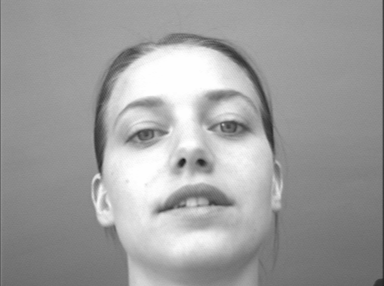
#> input picture face-database/BioID_0086.pgm, 384 x 286 px, given in place of BioID_0000.pgm, which was not available
$ python preliminary_detections.py
#> lines starting #> are read from the running program, lines starting #| are printed output that depends on the picture; after the words box and inside, x2 and y2 are one past the last pixel; in counts of white or black regions, pixels touching at a corner belong together; pictures that were not available may be replaced by others from this repository, and a replacement may not be noted
import cv2
import numpy as np
import matplotlib.pyplot as plt

# Load the Haar cascade classifier
face_classifier = cv2.CascadeClassifier(
   cv2.data.haarcascades + "haarcascade_frontalface_default.xml"
)

# Lists to store full images with bounding boxes and cropped faces
images_with_boxes = []
faces_detected = []

# Process the first 20 images
for i in range(20):
   image_path = f'face-database/BioID_{i:04}.pgm'
   image = cv2.imread(image_path, cv2.IMREAD_GRAYSCALE)
#> image is the input picture: shape (286, 384); min 28, max 254, mean 158.4

   # Check if the image was loaded successfully
   if image is None:
       print(f"Warning: Could not load image at {image_path}")
       continue

   # Detect faces
   faces = face_classifier.detectMultiScale(
       image, scaleFactor=1.1, minNeighbors=5, minSize=(40, 40)
   )
#> faces = [[78, 39, 221, 221]]

   # Draw bounding boxes on a copy of the image
   image_with_boxes = image.copy()
   for (x, y, w, h) in faces:
       cv2.rectangle(image_with_boxes, (x, y), (x + w, y + h), (255, 0, 0), 2)
       face = image[y:y+h, x:x+w]  # Extract the face region
       resized_face = cv2.resize(face, (100, 100))  # Resize for montage
       faces_detected.append(resized_face)
#> this loop made 1 pass
#> pass 1, `face = image[y:y+h, x:x+w]`:
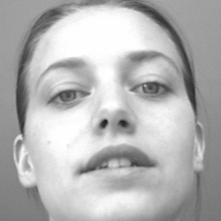
#> face: shape (221, 221); min 28, max 254, mean 180.1
#> pass 1, `resized_face = cv2.resize(face, (100, 100))`:
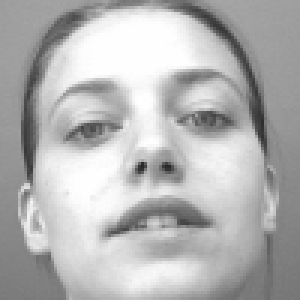
#> resized_face: shape (100, 100) (shown 3 times larger); min 40, max 254, mean 180
#> after the loop:
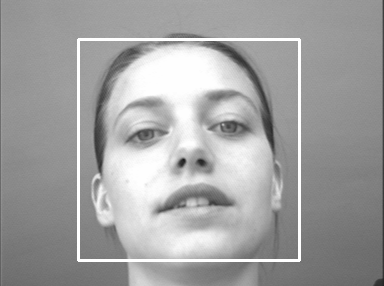
#> image_with_boxes: shape (286, 384); 2.41% of pixels changed, all inside (x1, y1, x2, y2) = (77, 38, 301, 262)
#> after the loop, faces_detected = 1 item

   if len(faces) > 0:
       images_with_boxes.append(cv2.resize(image_with_boxes, (200, 200)))  # Resize for montage

# Create montages
def create_montage(images, tile_size, grid_cols, title):
#> called with tile_size = (200, 200), grid_cols = 5, title = 'Images with Bounding Boxes'
   num_images = len(images)
   grid_rows = (num_images + grid_cols - 1) // grid_cols  # Calculate rows
   montage_height = grid_rows * tile_size[1]
   montage_width = grid_cols * tile_size[0]
   montage = np.zeros((montage_height, montage_width), dtype=np.uint8)

   for idx, img in enumerate(images):
       row, col = divmod(idx, grid_cols)
       y_start, x_start = row * tile_size[1], col * tile_size[0]
       montage[y_start:y_start+tile_size[1], x_start:x_start+tile_size[0]] = img
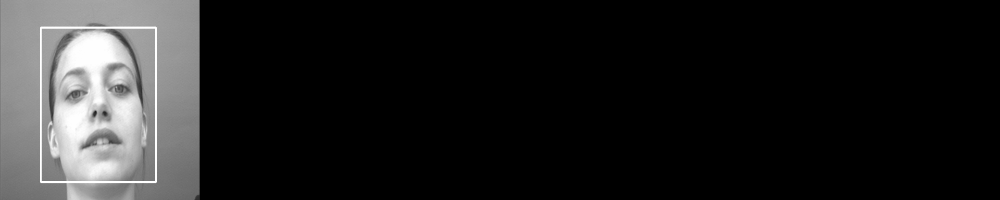
#> montage: shape (200, 1000); min 0, max 255, mean 32.2

   plt.figure(figsize=(20, 10))
   plt.imshow(montage, cmap='gray')
   plt.title(title, fontsize=20)
   plt.axis('off')

   # Save the montage to a file
   plt.savefig('milestone_1/results/' + title, bbox_inches='tight', pad_inches=0)
   plt.close()  # Close the figure after saving

# Display both montages
if images_with_boxes:
   create_montage(images_with_boxes, (200, 200), 5, "Images with Bounding Boxes")
else:
   print("No faces detected for bounding box montage.")

if faces_detected:
   create_montage(faces_detected, (100, 100), 5, "Cropped Face Regions")
#> call 2 of create_montage, with tile_size = (100, 100), grid_cols = 5, title = 'Cropped Face Regions'
#> after the loop in create_montage (call 2), `for idx, img in enumerate(images):`:
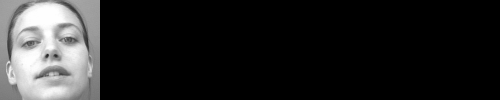
#> montage: shape (100, 500); min 0, max 254, mean 36
else:
   print("No faces detected for cropped face montage.")
